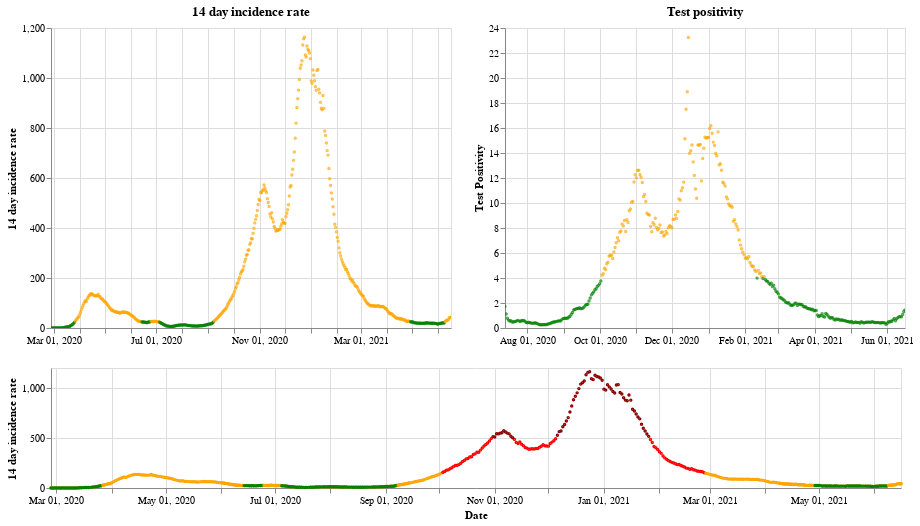

Notebook source saved alongside this figure:
### Markdown cell above
## Wales

### Code cell
plot_traffic_light('Wales')

### Figure 1 — Vega-Lite specification as saved in the notebook (floating-point values rounded to 4 significant figures; data arrays with more than 128 entries replaced by an {"elided": "..."} marker saying what was removed)
{"config": {"view": {"continuousWidth": 400, "continuousHeight": 300}}, "vconcat": [{"hconcat": [{"mark": {"type": "point", "size": 2}, "encoding": {"color": {"condition": {"value": "green", "test": "(datum.twoWeeklyCasesRate <= 25)"}, "value": "orange"}, "tooltip": [{"type": "nominal", "field": "areaName"}, {"type": "temporal", "field": "date"}, {"type": "quantitative", "field": "twoWeeklyCasesRate"}, {"type": "quantitative", "field": "testPositivity"}], "x": {"type": "temporal", "axis": {"title": ""}, "field": "date", "scale": {"domain": {"selection": "DateBrush"}}, "timeUnit": "yearmonthdate"}, "y": {"type": "quantitative", "axis": {"title": "14 day incidence rate"}, "field": "twoWeeklyCasesRate"}}, "title": "14 day incidence rate", "width": 400}, {"mark": {"type": "point", "size": 2}, "encoding": {"color": {"condition": {"value": "green", "test": "(datum.testPositivity <= 4)"}, "value": "orange"}, "tooltip": [{"type": "nominal", "field": "areaName"}, {"type": "temporal", "field": "date"}, {"type": "quantitative", "field": "twoWeeklyCasesRate"}, {"type": "quantitative", "field": "testPositivity"}], "x": {"type": "temporal", "axis": {"title": ""}, "field": "date", "scale": {"domain": {"selection": "DateBrush"}}, "timeUnit": "yearmonthdate"}, "y": {"type": "quantitative", "axis": {"title": "Test Positivity"}, "field": "testPositivity"}}, "title": "Test positivity", "width": 400}]}, {"layer": [{"mark": {"type": "point", "size": 2}, "encoding": {"color": {"condition": {"value": "orange", "test": "((50 && datum.twoWeeklyCasesRate) < 150)"}, "value": "red"}, "opacity": {"condition": {"value": 1, "test": "((50 && datum.twoWeeklyCasesRate) < 500)"}, "value": 0}, "tooltip": [{"type": "nominal", "field": "areaName"}, {"type": "temporal", "field": "date"}, {"type": "quantitative", "field": "twoWeeklyCasesRate"}, {"type": "quantitative", "field": "testPositivity"}], "x": {"type": "temporal", "axis": {"title": "Date"}, "field": "date", "timeUnit": "yearmonthdate"}, "y": {"type": "quantitative", "axis": {"title": "14 day incidence rate"}, "field": "twoWeeklyCasesRate"}}, "selection": {"DateBrush": {"type": "interval", "encodings": ["x"], "fields": ["Time"]}}, "width": 850}, {"mark": {"type": "point", "size": 2}, "encoding": {"color": {"value": "darkred"}, "opacity": {"condition": {"value": 1, "test": "(datum.twoWeeklyCasesRate >= 500)"}, "value": 0}, "tooltip": [{"type": "nominal", "field": "areaName"}, {"type": "temporal", "field": "date"}, {"type": "quantitative", "field": "twoWeeklyCasesRate"}, {"type": "quantitative", "field": "testPositivity"}], "x": {"type": "temporal", "axis": {"title": "Date"}, "field": "date", "timeUnit": "yearmonthdate"}, "y": {"type": "quantitative", "axis": {"title": "14 day incidence rate"}, "field": "twoWeeklyCasesRate"}}, "width": 400}, {"mark": {"type": "point", "size": 2}, "encoding": {"color": {"condition": {"value": "green", "test": "((4 && datum.twoWeeklyCasesRate) < 25)"}, "value": "orange"}, "opacity": {"condition": {"value": 1, "test": "(datum.twoWeeklyCasesRate < 50)"}, "value": 0}, "tooltip": [{"type": "nominal", "field": "areaName"}, {"type": "temporal", "field": "date"}, {"type": "quantitative", "field": "twoWeeklyCasesRate"}, {"type": "quantitative", "field": "testPositivity"}], "x": {"type": "temporal", "axis": {"title": "Date"}, "field": "date", "timeUnit": "yearmonthdate"}, "y": {"type": "quantitative", "axis": {"title": "14 day incidence rate"}, "field": "twoWeeklyCasesRate"}}, "width": 400}], "height": 120, "width": 800}], "data": {"name": "data-ea9802e2ef804ee172f0d465ebfb48a4"}, "$schema": "https://vega.github.io/schema/vega-lite/v4.8.1.json", "datasets": {"data-ea9802e2ef804ee172f0d465ebfb48a4": {"elided": "476 records"}}}
